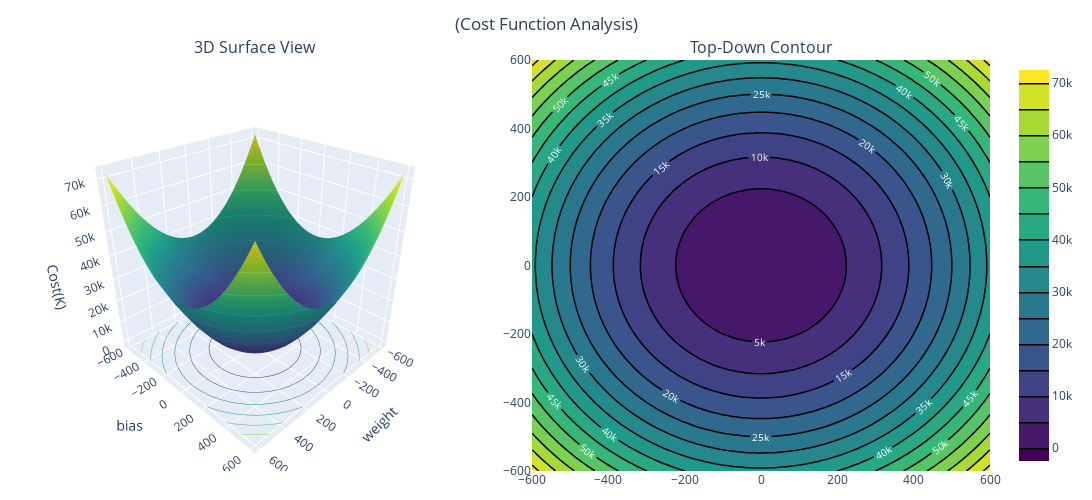

Notebook code cell kept with this figure:
### Code cell
import numpy as np
import matplotlib.pyplot as plt
import plotly.graph_objects as go
from plotly.subplots import make_subplots

want_interactivePlotUsingPlotly = 1 # want_interactive Plot Using Plotly  set to 1. else set 0
want_staticPlotUsingMatplotLib = 1 # want_static Plot Using MatplotLib set to 1. else set 0

X = x_scaled
y = y
m = X.shape[0]
# Cost function
def compute_cost(w, b):
    y_pred = w * X + b
    cost = (1/m) * np.sum((y_pred - y)**2)
    return cost

# Create grid of w and b values
lowest_val = -600
highest_val = 600
w_values = np.linspace(lowest_val, highest_val, 100)
b_values = np.linspace(lowest_val, highest_val, 100)

W, B = np.meshgrid(w_values, b_values)
J = np.zeros(W.shape)

# Compute cost for each (w, b)
for i in range(W.shape[0]):
    for j in range(W.shape[1]):
        J[i, j] = compute_cost(W[i, j], B[i, j])

J = 0.001*J # J made in Kilo
# Plot 3D paraboloid
if want_staticPlotUsingMatplotLib:

    # < ------------------ this is best for one 3d plot and other 2d plot in place 
    # of the using the subplots(1,2)
    # because if you create canvas first using the subplt then add_subplot again on the given subplot,
    #  it works but not aligned well.------------> 

    # Create the figure and set figsize for the two subplots
    fig = plt.figure(figsize=(11, 5.5))
    fig.set_facecolor('lightgrey')
    # --- LEFT PLOT: 3D Surface ---
    ax0 = fig.add_subplot(1, 2, 1, projection='3d') 
    surf = ax0.plot_surface(W, B, J, cmap='viridis', alpha=0.8)
    ax0.set_xlabel('Weight (w)')
    ax0.set_ylabel('Bias (b)')
    ax0.set_zlabel('Cost J (K)')
    ax0.set_title('3D Cost Surface')

    # --- RIGHT PLOT: 2D Contour ---
    ax1 = fig.add_subplot(1, 2, 2)
    contour = ax1.contour(W, B, J, levels=30, cmap='viridis')
    ax1.clabel(contour, inline=True, fontsize=8)
    ax1.set_xlabel("Weight(w)")
    ax1.set_ylabel("Bias(b)")
    ax1.set_title("Contour Plot(Top-view)")
    plt.tight_layout(pad=2)
    plt.show()

# <---------OR ------------------------------->
if want_interactivePlotUsingPlotly:


    # 1. Setup Subplots with tight horizontal spacing
    fig = make_subplots(
        rows=1, cols=2,
        specs=[[{'type': 'surface'}, {'type': 'xy'}]], # 'xy' for 2D contour
        subplot_titles=("3D Surface View", "Top-Down Contour"),
        horizontal_spacing=0.05  # Reduces empty space between plots
    )
    
    # 2. Add 3D Surface
    fig.add_trace(
        go.Surface(
            x=W, y=B, z=J, 
            colorscale='Viridis', 
            showscale=False,
            contours_z=dict(show=True, usecolormap=True, highlightcolor="limegreen", project_z=True)
        ),
        row=1, col=1
    )

    # 3. Add 2D Contour (Optimized for visibility)
    fig.add_trace(
        go.Contour(
            x=W[0, :], # Use 1D slices for axis mapping if W/B are meshgrids
            y=B[:, 0], 
            z=J, 
            colorscale='Viridis',
            contours=dict(
                showlabels=True, # Show the cost value on lines
                labelfont=dict(size=10, color='white')
            ),
            line_width=1.5
        ),
        row=1, col=2
    )

    # 4. Compact Layout Management
    fig.update_layout(
        title_text='(Cost Function Analysis)',
        title_x=0.5, # Center the title
        width=1200, #1000
        height=500,
        margin=dict(l=20, r=20, t=60, b=20), # Minimal margins
        scene=dict(
            camera=dict(eye=dict(x=1.5, y=1.5, z=1.2)), # Adjust 3D zoom
            xaxis_title='weight', yaxis_title='bias', zaxis_title='Cost(K)'
        )
    )

    fig.show()

### Figure 1 — Plotly figure (JSON) as saved in the notebook; plotly's stock layout.template omitted (floating-point values rounded to 4 significant figures; data arrays with more than 128 entries replaced by an {"elided": "..."} marker saying what was removed)
{"data": [{"colorscale": [[0, "#440154"], [0.1111, "#482878"], [0.2222, "#3e4989"], [0.3333, "#31688e"], [0.4444, "#26828e"], [0.5556, "#1f9e89"], [0.6667, "#35b779"], [0.7778, "#6ece58"], [0.8889, "#b5de2b"], [1, "#fde725"]], "contours": {"z": {"highlightcolor": "limegreen", "project": {"z": true}, "show": true, "usecolormap": true}}, "scene": "scene", "showscale": false, "type": "surface", "x": {"elided": "100x100 float values"}, "y": {"elided": "100x100 float values"}, "z": {"elided": "100x100 float values"}}, {"colorscale": [[0, "#440154"], [0.1111, "#482878"], [0.2222, "#3e4989"], [0.3333, "#31688e"], [0.4444, "#26828e"], [0.5556, "#1f9e89"], [0.6667, "#35b779"], [0.7778, "#6ece58"], [0.8889, "#b5de2b"], [1, "#fde725"]], "contours": {"labelfont": {"color": "white", "size": 10}, "showlabels": true}, "line": {"width": 1.5}, "type": "contour", "x": [-600.0, -587.9, -575.8, -563.6, -551.5, -539.4, -527.3, -515.2, -503.0, -490.9, -478.8, -466.7, -454.5, -442.4, -430.3, -418.2, -406.1, -393.9, -381.8, -369.7, -357.6, -345.5, -333.3, -321.2, -309.1, -297.0, -284.8, -272.7, -260.6, -248.5, -236.4, -224.2, -212.1, -200.0, -187.9, -175.8, -163.6, -151.5, -139.4, -127.3, -115.2, -103.0, -90.91, -78.79, -66.67, -54.55, -42.42, -30.3, -18.18, -6.061, 6.061, 18.18, 30.3, 42.42, 54.55, 66.67, 78.79, 90.91, 103.0, 115.2, 127.3, 139.4, 151.5, 163.6, 175.8, 187.9, 200.0, 212.1, 224.2, 236.4, 248.5, 260.6, 272.7, 284.8, 297.0, 309.1, 321.2, 333.3, 345.5, 357.6, 369.7, 381.8, 393.9, 406.1, 418.2, 430.3, 442.4, 454.5, 466.7, 478.8, 490.9, 503.0, 515.2, 527.3, 539.4, 551.5, 563.6, 575.8, 587.9, 600.0], "xaxis": "x", "y": [-600.0, -587.9, -575.8, -563.6, -551.5, -539.4, -527.3, -515.2, -503.0, -490.9, -478.8, -466.7, -454.5, -442.4, -430.3, -418.2, -406.1, -393.9, -381.8, -369.7, -357.6, -345.5, -333.3, -321.2, -309.1, -297.0, -284.8, -272.7, -260.6, -248.5, -236.4, -224.2, -212.1, -200.0, -187.9, -175.8, -163.6, -151.5, -139.4, -127.3, -115.2, -103.0, -90.91, -78.79, -66.67, -54.55, -42.42, -30.3, -18.18, -6.061, 6.061, 18.18, 30.3, 42.42, 54.55, 66.67, 78.79, 90.91, 103.0, 115.2, 127.3, 139.4, 151.5, 163.6, 175.8, 187.9, 200.0, 212.1, 224.2, 236.4, 248.5, 260.6, 272.7, 284.8, 297.0, 309.1, 321.2, 333.3, 345.5, 357.6, 369.7, 381.8, 393.9, 406.1, 418.2, 430.3, 442.4, 454.5, 466.7, 478.8, 490.9, 503.0, 515.2, 527.3, 539.4, 551.5, 563.6, 575.8, 587.9, 600.0], "yaxis": "y", "z": {"elided": "100x100 float values"}}], "layout": {"annotations": [{"font": {"size": 16}, "showarrow": false, "text": "3D Surface View", "x": 0.2375, "xanchor": "center", "xref": "paper", "y": 1, "yanchor": "bottom", "yref": "paper"}, {"font": {"size": 16}, "showarrow": false, "text": "Top-Down Contour", "x": 0.7625, "xanchor": "center", "xref": "paper", "y": 1, "yanchor": "bottom", "yref": "paper"}], "height": 500, "margin": {"b": 20, "l": 20, "r": 20, "t": 60}, "scene": {"camera": {"eye": {"x": 1.5, "y": 1.5, "z": 1.2}}, "domain": {"x": [0, 0.475], "y": [0, 1]}, "xaxis": {"title": {"text": "weight"}}, "yaxis": {"title": {"text": "bias"}}, "zaxis": {"title": {"text": "Cost(K)"}}}, "title": {"text": "(Cost Function Analysis)", "x": 0.5}, "width": 1200, "xaxis": {"anchor": "y", "domain": [0.525, 1]}, "yaxis": {"anchor": "x", "domain": [0, 1]}}}
